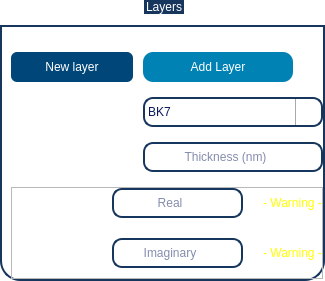
                   <widget class="QGroupBox" name="gb_layers">
                    <property name="sizePolicy">
                     <sizepolicy hsizetype="Preferred" vsizetype="Preferred">
                      <horstretch>0</horstretch>
                      <verstretch>0</verstretch>
                     </sizepolicy>
                    </property>
                    <property name="styleSheet">
                     <string notr="true">
QGroupBox  {
	font: 14pt &quot;Ubuntu&quot;;
	background-color: rgba(255, 255, 255,70);
    border: 2px solid;
    border-color: #FF17365D;
    margin-top: 25px;
	margin-bottom: 0px;
    border-bottom-left-radius: 20px;
	border-bottom-right-radius: 20px;
}

QGroupBox::title  {
    subcontrol-origin: margin;
    subcontrol-position: top center;
    padding: 5px 8000px 5px 8000px;
    background-color: #FF17365D;
    color: rgb(255, 255, 255);
}
</string>
                    </property>
                    <property name="title">
                     <string>Layers</string>
                    </property>
                    <layout class="QGridLayout" name="gridLayout_2">
                     <property name="leftMargin">
                      <number>9</number>
                     </property>
                     <property name="topMargin">
                      <number>25</number>
                     </property>
                     <property name="rightMargin">
                      <number>0</number>
                     </property>
                     <property name="bottomMargin">
                      <number>0</number>
                     </property>
                     <property name="horizontalSpacing">
                      <number>10</number>
                     </property>
                     <property name="verticalSpacing">
                      <number>15</number>
                     </property>
                     <item row="5" column="0" colspan="2">
                      <widget class="QFrame" name="frame_refractive_index">
                       <property name="frameShape">
                        <enum>QFrame::StyledPanel</enum>
                       </property>
                       <property name="frameShadow">
                        <enum>QFrame::Raised</enum>
                       </property>
                       <layout class="QGridLayout" name="gridLayout_3">
                        <property name="leftMargin">
                         <number>0</number>
                        </property>
                        <property name="topMargin">
                         <number>0</number>
                        </property>
                        <property name="rightMargin">
                         <number>0</number>
                        </property>
                        <property name="bottomMargin">
                         <number>10</number>
                        </property>
                        <property name="spacing">
                         <number>20</number>
                        </property>
                        <item row="0" column="0">
                         <widget class="QLabel" name="label_7">
                          <property name="styleSheet">
                           <string notr="true">font:14pt &quot;Ubuntu&quot;;</string>
                          </property>
                          <property name="text">
                           <string>&lt;html&gt;&lt;head/&gt;&lt;body&gt;&lt;p&gt;&lt;span style=&quot; color:#ffffff;&quot;&gt;Real part:&lt;/span&gt;&lt;/p&gt;&lt;/body&gt;&lt;/html&gt;</string>
                          </property>
                         </widget>
                        </item>
                        <item row="3" column="0">
                         <widget class="QLabel" name="label_9">
                          <property name="styleSheet">
                           <string notr="true">font:14pt &quot;Ubuntu&quot;;</string>
                          </property>
                          <property name="text">
                           <string>&lt;html&gt;&lt;head/&gt;&lt;body&gt;&lt;p&gt;&lt;span style=&quot; color:#ffffff;&quot;&gt;Imaginary part:&lt;/span&gt;&lt;/p&gt;&lt;/body&gt;&lt;/html&gt;</string>
                          </property>
                         </widget>
                        </item>
                        <item row="0" column="1">
                         <widget class="QLineEdit" name="real_part_index">
                          <property name="minimumSize">
                           <size>
                            <width>0</width>
                            <height>30</height>
                           </size>
                          </property>
                          <property name="styleSheet">
                           <string notr="true"> padding: 1px 18px 1px 3px;
color: rgb(10, 25, 90);
font: 700 12pt &quot;Ubuntu&quot;;
 border: 2px solid;
border-color: #FF17365D;
background-color: rgba(255, 255, 255,210);
border-radius:10px;</string>
                          </property>
                          <property name="alignment">
                           <set>Qt::AlignCenter</set>
                          </property>
                          <property name="placeholderText">
                           <string>Real</string>
                          </property>
                         </widget>
                        </item>
                        <item row="3" column="1">
                         <widget class="QLineEdit" name="imaginary_part_index">
                          <property name="minimumSize">
                           <size>
                            <width>0</width>
                            <height>30</height>
                           </size>
                          </property>
                          <property name="styleSheet">
                           <string notr="true"> padding: 1px 18px 1px 3px;
color: rgb(10, 25, 90);
font: 700 12pt &quot;Ubuntu&quot;;
 border: 2px solid;
border-color: #FF17365D;
background-color: rgba(255, 255, 255,210);
border-radius:10px;</string>
                          </property>
                          <property name="alignment">
                           <set>Qt::AlignCenter</set>
                          </property>
                          <property name="placeholderText">
                           <string>Imaginary</string>
                          </property>
                         </widget>
                        </item>
                        <item row="3" column="2">
                         <widget class="QLabel" name="warning_3">
                          <property name="styleSheet">
                           <string notr="true">font: 14pt &quot;Ubuntu&quot;;
</string>
                          </property>
                          <property name="text">
                           <string>&lt;html&gt;&lt;head/&gt;&lt;body&gt;&lt;p&gt;&lt;span style=&quot; color:#ffff00;&quot;&gt;- Warning -&lt;/span&gt;&lt;/p&gt;&lt;/body&gt;&lt;/html&gt;</string>
                          </property>
                          <property name="alignment">
                           <set>Qt::AlignCenter</set>
                          </property>
                         </widget>
                        </item>
                        <item row="0" column="2">
                         <widget class="QLabel" name="warning">
                          <property name="styleSheet">
                           <string notr="true">font: 14pt &quot;Ubuntu&quot;;

</string>
                          </property>
                          <property name="text">
                           <string>&lt;html&gt;&lt;head/&gt;&lt;body&gt;&lt;p&gt;&lt;span style=&quot; color:#ffff00;&quot;&gt;- Warning -&lt;/span&gt;&lt;/p&gt;&lt;/body&gt;&lt;/html&gt;</string>
                          </property>
                          <property name="alignment">
                           <set>Qt::AlignCenter</set>
                          </property>
                         </widget>
                        </item>
                       </layout>
                      </widget>
                     </item>
                     <item row="3" column="1">
                      <widget class="QLineEdit" name="thickness">
                       <property name="enabled">
                        <bool>false</bool>
                       </property>
                       <property name="minimumSize">
                        <size>
                         <width>0</width>
                         <height>30</height>
                        </size>
                       </property>
                       <property name="maximumSize">
                        <size>
                         <width>180</width>
                         <height>16777215</height>
                        </size>
                       </property>
                       <property name="styleSheet">
                        <string notr="true"> padding: 1px 18px 1px 3px;
color: rgb(10, 25, 90);
font: 700 12pt &quot;Ubuntu&quot;;
 border: 2px solid;
border-color: #FF17365D;
background-color: rgba(255, 255, 255,210);
border-radius:10px;</string>
                       </property>
                       <property name="alignment">
                        <set>Qt::AlignCenter</set>
                       </property>
                       <property name="placeholderText">
                        <string>Thickness (nm)</string>
                       </property>
                      </widget>
                     </item>
                     <item row="3" column="0">
                      <widget class="QLabel" name="label_12">
                       <property name="styleSheet">
                        <string notr="true">font: 14pt &quot;Ubuntu&quot;;</string>
                       </property>
                       <property name="text">
                        <string>&lt;html&gt;&lt;head/&gt;&lt;body&gt;&lt;p&gt;&lt;span style=&quot; color:#ffffff;&quot;&gt;Thickness:&lt;/span&gt;&lt;/p&gt;&lt;/body&gt;&lt;/html&gt;</string>
                       </property>
                      </widget>
                     </item>
                     <item row="2" column="1">
                      <widget class="QComboBox" name="cbox_material">
                       <property name="minimumSize">
                        <size>
                         <width>0</width>
                         <height>30</height>
                        </size>
                       </property>
                       <property name="maximumSize">
                        <size>
                         <width>180</width>
                         <height>16777215</height>
                        </size>
                       </property>
                       <property name="cursor">
                        <cursorShape>PointingHandCursor</cursorShape>
                       </property>
                       <property name="styleSheet">
                        <string notr="true">QComboBox::drop-down {
    width: 25;
    border-left-width: 1px;
    border-left-color: darkgray;
    border-left-style: solid; /* just a single line */
    border-top-right-radius: 3px; /* same radius as the QComboBox */
    border-bottom-right-radius: 3px;
}

QComboBox
{
 padding: 1px 18px 1px 3px;
color: rgb(10, 25, 90);
font: 700 12pt &quot;Ubuntu&quot;;
 border: 2px solid;
border-color: #FF17365D;
background-color: rgba(255, 255, 255,210);
border-radius:10px;
}
QComboBox::down-arrow { /* shift the arrow when popup is open */
    top: 1px;
	image: url(:/icons/icons/arrow-down.png);
    left: 1px;
}</string>
                       </property>
                       <item>
                        <property name="text">
                         <string>BK7</string>
                        </property>
                       </item>
                       <item>
                        <property name="text">
                         <string>Silica</string>
                        </property>
                       </item>
                       <item>
                        <property name="text">
                         <string>Other</string>
                        </property>
                       </item>
                      </widget>
                     </item>
                     <item row="0" column="1">
                      <widget class="QPushButton" name="btn_add_layer">
                       <property name="minimumSize">
                        <size>
                         <width>100</width>
                         <height>30</height>
                        </size>
                       </property>
                       <property name="maximumSize">
                        <size>
                         <width>150</width>
                         <height>16777215</height>
                        </size>
                       </property>
                       <property name="styleSheet">
                        <string notr="true">QPushButton{
	font: 400 11pt &quot;Ubuntu&quot;;
	color: rgb(255, 255,255);
	background-color: rgb(0, 130, 180);
	border-color: rgb(0, 100, 130);
	border-width: 2px;
	border-radius:10px;
}

QPushButton:hover{
	background-color: rgb(00, 140, 70);
	border-color: rgb(0, 120, 40);
	width: 40;
	height: 35;
}</string>
                       </property>
                       <property name="text">
                        <string>Add Layer</string>
                       </property>
                      </widget>
                     </item>
                     <item row="0" column="0">
                      <widget class="QPushButton" name="btn_new_layer">
                       <property name="minimumSize">
                        <size>
                         <width>100</width>
                         <height>30</height>
                        </size>
                       </property>
                       <property name="maximumSize">
                        <size>
                         <width>150</width>
                         <height>16777215</height>
                        </size>
                       </property>
                       <property name="styleSheet">
                        <string notr="true">QPushButton{
		font: 400 11pt &quot;Ubuntu&quot;;
	color: rgb(255, 255,255);
	background-color: rgb(0, 70, 120);
	border-radius:6px;
}

QPushButton:hover{
	background: rgb(0, 0, 255);
	width: 40;
	height: 35;
}</string>
                       </property>
                       <property name="text">
                        <string>New layer</string>
                       </property>
                      </widget>
                     </item>
                     <item row="2" column="0">
                      <widget class="QLabel" name="label_11">
                       <property name="styleSheet">
                        <string notr="true">font: 14pt &quot;Ubuntu&quot;;</string>
                       </property>
                       <property name="text">
                        <string>&lt;html&gt;&lt;head/&gt;&lt;body&gt;&lt;p&gt;&lt;span style=&quot; color:#ffffff;&quot;&gt;Material:&lt;/span&gt;&lt;/p&gt;&lt;/body&gt;&lt;/html&gt;</string>
                       </property>
                      </widget>
                     </item>
                    </layout>
                   </widget>
